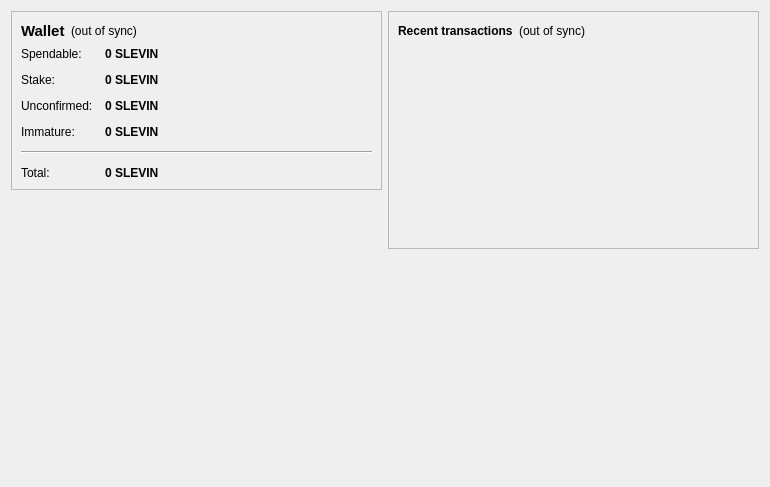
<?xml version="1.0" encoding="UTF-8"?>
<ui version="4.0">
 <class>OverviewPage</class>
 <widget class="QWidget" name="OverviewPage">
  <property name="geometry">
   <rect>
    <x>0</x>
    <y>0</y>
    <width>770</width>
    <height>487</height>
   </rect>
  </property>
  <property name="windowTitle">
   <string>Form</string>
  </property>
  <layout class="QHBoxLayout" name="horizontalLayout" stretch="1,1">
   <item>
    <layout class="QVBoxLayout" name="verticalLayout_2">
     <item>
      <widget class="QFrame" name="frame">
       <property name="frameShape">
        <enum>QFrame::StyledPanel</enum>
       </property>
       <property name="frameShadow">
        <enum>QFrame::Raised</enum>
       </property>
       <layout class="QVBoxLayout" name="verticalLayout_4">
        <item>
         <layout class="QHBoxLayout" name="horizontalLayout_4">
          <item>
           <widget class="QLabel" name="label_5">
            <property name="font">
             <font>
              <pointsize>11</pointsize>
              <weight>75</weight>
              <bold>true</bold>
             </font>
            </property>
            <property name="text">
             <string>Wallet</string>
            </property>
           </widget>
          </item>
          <item>
           <widget class="QLabel" name="labelWalletStatus">
            <property name="toolTip">
             <string>The displayed information may be out of date. Your wallet automatically synchronizes with the slevincoin network after a connection is established, but this process has not completed yet.</string>
            </property>
            <property name="styleSheet">
             <string notr="true"/>
            </property>
            <property name="text">
             <string notr="true">(out of sync)</string>
            </property>
            <property name="alignment">
             <set>Qt::AlignLeading|Qt::AlignLeft|Qt::AlignVCenter</set>
            </property>
           </widget>
          </item>
          <item>
           <spacer name="horizontalSpacer_2">
            <property name="orientation">
             <enum>Qt::Horizontal</enum>
            </property>
            <property name="sizeHint" stdset="0">
             <size>
              <width>40</width>
              <height>20</height>
             </size>
            </property>
           </spacer>
          </item>
         </layout>
        </item>
        <item>
         <layout class="QFormLayout" name="formLayout_2">
          <property name="fieldGrowthPolicy">
           <enum>QFormLayout::AllNonFixedFieldsGrow</enum>
          </property>
          <property name="horizontalSpacing">
           <number>12</number>
          </property>
          <property name="verticalSpacing">
           <number>12</number>
          </property>
          <item row="0" column="0">
           <widget class="QLabel" name="label">
            <property name="text">
             <string>Spendable:</string>
            </property>
           </widget>
          </item>
          <item row="0" column="1">
           <widget class="QLabel" name="labelBalance">
            <property name="font">
             <font>
              <weight>75</weight>
              <bold>true</bold>
             </font>
            </property>
            <property name="cursor">
             <cursorShape>IBeamCursor</cursorShape>
            </property>
            <property name="toolTip">
             <string>Your current spendable balance</string>
            </property>
            <property name="text">
             <string notr="true">0 SLEVIN</string>
            </property>
            <property name="textInteractionFlags">
             <set>Qt::LinksAccessibleByMouse|Qt::TextSelectableByKeyboard|Qt::TextSelectableByMouse</set>
            </property>
           </widget>
          </item>
          <item row="1" column="0">
           <widget class="QLabel" name="label_6">
            <property name="text">
             <string>Stake:</string>
            </property>
           </widget>
          </item>
          <item row="1" column="1">
           <widget class="QLabel" name="labelStake">
            <property name="font">
             <font>
              <weight>75</weight>
              <bold>true</bold>
             </font>
            </property>
            <property name="cursor">
             <cursorShape>IBeamCursor</cursorShape>
            </property>
            <property name="toolTip">
             <string>Total of coins that was staked, and do not yet count toward the current balance</string>
            </property>
            <property name="text">
             <string notr="true">0 SLEVIN</string>
            </property>
            <property name="textInteractionFlags">
             <set>Qt::LinksAccessibleByMouse|Qt::TextSelectableByKeyboard|Qt::TextSelectableByMouse</set>
            </property>
           </widget>
          </item>
          <item row="2" column="0">
           <widget class="QLabel" name="label_3">
            <property name="text">
             <string>Unconfirmed:</string>
            </property>
           </widget>
          </item>
          <item row="2" column="1">
           <widget class="QLabel" name="labelUnconfirmed">
            <property name="font">
             <font>
              <weight>75</weight>
              <bold>true</bold>
             </font>
            </property>
            <property name="cursor">
             <cursorShape>IBeamCursor</cursorShape>
            </property>
            <property name="toolTip">
             <string>Total of transactions that have yet to be confirmed, and do not yet count toward the current balance</string>
            </property>
            <property name="text">
             <string notr="true">0 SLEVIN</string>
            </property>
            <property name="textInteractionFlags">
             <set>Qt::LinksAccessibleByMouse|Qt::TextSelectableByKeyboard|Qt::TextSelectableByMouse</set>
            </property>
           </widget>
          </item>
          <item row="3" column="0">
           <widget class="QLabel" name="labelImmatureText">
            <property name="text">
             <string>Immature:</string>
            </property>
           </widget>
          </item>
          <item row="3" column="1">
           <widget class="QLabel" name="labelImmature">
            <property name="font">
             <font>
              <weight>75</weight>
              <bold>true</bold>
             </font>
            </property>
            <property name="toolTip">
             <string>Mined balance that has not yet matured</string>
            </property>
            <property name="text">
             <string notr="true">0 SLEVIN</string>
            </property>
            <property name="textInteractionFlags">
             <set>Qt::LinksAccessibleByMouse|Qt::TextSelectableByKeyboard|Qt::TextSelectableByMouse</set>
            </property>
           </widget>
          </item>
          <item row="4" column="0" colspan="2">
           <widget class="Line" name="line">
            <property name="orientation">
             <enum>Qt::Horizontal</enum>
            </property>
           </widget>
          </item>
          <item row="5" column="0">
           <widget class="QLabel" name="labelTotalText">
            <property name="text">
             <string>Total:</string>
            </property>
           </widget>
          </item>
          <item row="5" column="1">
           <widget class="QLabel" name="labelTotal">
            <property name="font">
             <font>
              <weight>75</weight>
              <bold>true</bold>
             </font>
            </property>
            <property name="cursor">
             <cursorShape>IBeamCursor</cursorShape>
            </property>
            <property name="toolTip">
             <string>Your current total balance</string>
            </property>
            <property name="text">
             <string notr="true">0 SLEVIN</string>
            </property>
            <property name="textInteractionFlags">
             <set>Qt::LinksAccessibleByMouse|Qt::TextSelectableByKeyboard|Qt::TextSelectableByMouse</set>
            </property>
           </widget>
          </item>
         </layout>
        </item>
       </layout>
      </widget>
     </item>
     <item>
      <spacer name="verticalSpacer">
       <property name="orientation">
        <enum>Qt::Vertical</enum>
       </property>
       <property name="sizeHint" stdset="0">
        <size>
         <width>20</width>
         <height>40</height>
        </size>
       </property>
      </spacer>
     </item>
     <item>
      <widget class="QLabel" name="label_2">
       <property name="autoFillBackground">
        <bool>true</bool>
       </property>
       <property name="text">
        <string/>
       </property>
       <property name="pixmap">
        <pixmap resource="../bitcoin.qrc">:/icons/mastbg</pixmap>
       </property>
       <property name="scaledContents">
        <bool>false</bool>
       </property>
       <property name="margin">
        <number>0</number>
       </property>
      </widget>
     </item>
    </layout>
   </item>
   <item>
    <layout class="QVBoxLayout" name="verticalLayout_3">
     <item>
      <widget class="QFrame" name="frame_2">
       <property name="frameShape">
        <enum>QFrame::StyledPanel</enum>
       </property>
       <property name="frameShadow">
        <enum>QFrame::Raised</enum>
       </property>
       <layout class="QVBoxLayout" name="verticalLayout">
        <item>
         <layout class="QHBoxLayout" name="horizontalLayout_2">
          <item>
           <widget class="QLabel" name="label_4">
            <property name="text">
             <string>&lt;b&gt;Recent transactions&lt;/b&gt;</string>
            </property>
           </widget>
          </item>
          <item>
           <widget class="QLabel" name="labelTransactionsStatus">
            <property name="toolTip">
             <string>The displayed information may be out of date. Your wallet automatically synchronizes with the slevincoin network after a connection is established, but this process has not completed yet.</string>
            </property>
            <property name="styleSheet">
             <string notr="true"/>
            </property>
            <property name="text">
             <string notr="true">(out of sync)</string>
            </property>
            <property name="alignment">
             <set>Qt::AlignRight|Qt::AlignTrailing|Qt::AlignVCenter</set>
            </property>
           </widget>
          </item>
          <item>
           <spacer name="horizontalSpacer">
            <property name="orientation">
             <enum>Qt::Horizontal</enum>
            </property>
            <property name="sizeHint" stdset="0">
             <size>
              <width>40</width>
              <height>20</height>
             </size>
            </property>
           </spacer>
          </item>
         </layout>
        </item>
        <item>
         <widget class="QListView" name="listTransactions">
          <property name="styleSheet">
           <string notr="true">QListView { background: transparent; }</string>
          </property>
          <property name="frameShape">
           <enum>QFrame::NoFrame</enum>
          </property>
          <property name="verticalScrollBarPolicy">
           <enum>Qt::ScrollBarAlwaysOff</enum>
          </property>
          <property name="horizontalScrollBarPolicy">
           <enum>Qt::ScrollBarAlwaysOff</enum>
          </property>
          <property name="selectionMode">
           <enum>QAbstractItemView::NoSelection</enum>
          </property>
         </widget>
        </item>
       </layout>
      </widget>
     </item>
     <item>
      <spacer name="verticalSpacer_2">
       <property name="orientation">
        <enum>Qt::Vertical</enum>
       </property>
       <property name="sizeHint" stdset="0">
        <size>
         <width>20</width>
         <height>40</height>
        </size>
       </property>
      </spacer>
     </item>
    </layout>
   </item>
  </layout>
 </widget>
 <resources>
  <include location="../bitcoin.qrc"/>
 </resources>
 <connections/>
</ui>
